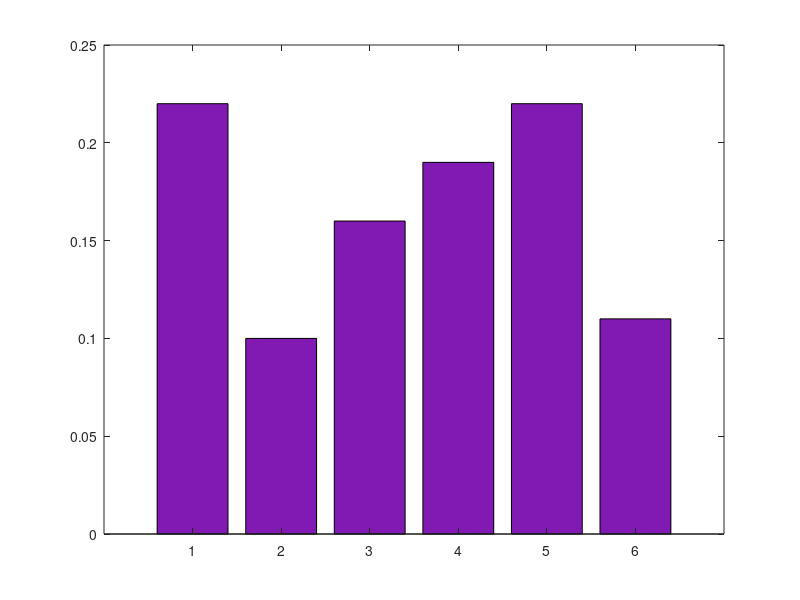

This chart was generated by the following MATLAB code:
%Código para generar un histograma del lanzamiento de un dado
x =[1 2 3 4 5 6];
n = 100;
l = randi(6,n,1);
[num, val] = hist(l,x-0.5)
bar(num/n,'FaceColor',[0.5 0.1 0.7]);